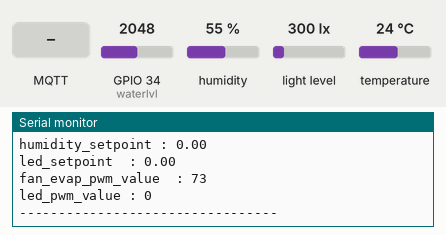
The sketch below on a simulated ESP32. Parts: the last lines printed to the serial monitor. The test bench sets the inputs (shaded band); at power-on: GPIO 34 (waterlvl) = 2048, humidity 55 %, light level 300 lx, temperature 24 °C. WiFi joins after 1.5 s; servers stay silent unless stated; no MQTT or app messages arrive unless stated.

Above: at 2.7 s.
2.8 s: MQTT message "esp32/heater" arrives on the first subscribed topic
At 3.2 s:
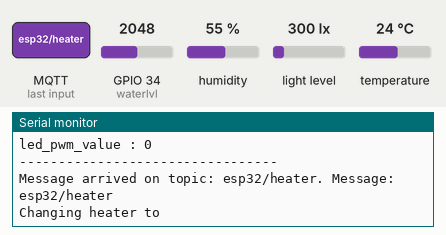
4.3 s: MQTT message "1" arrives on the first subscribed topic
At 4.52 s:
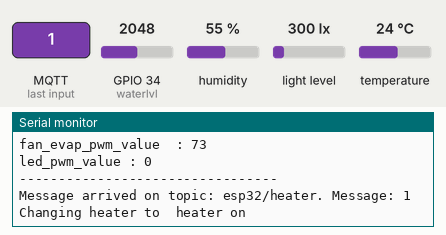
5.8 s: MQTT message "0" arrives on the first subscribed topic
At 6.5 s:
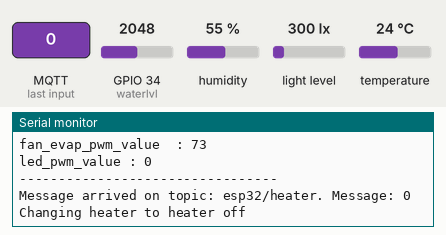
7.3 s: MQTT message "esp32/cooler" arrives on the first subscribed topic
At 7.52 s:
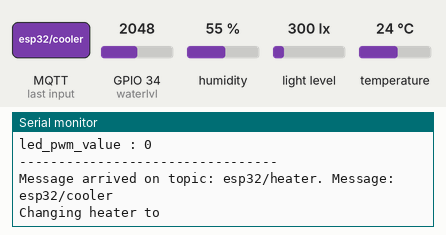
8.8 s: MQTT message "esp32/humidifier" arrives on the first subscribed topic
At 9.5 s:
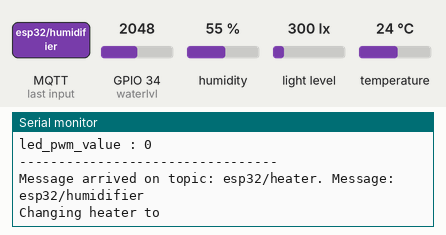
10.3 s: MQTT message "esp32/led" arrives on the first subscribed topic
At 10.52 s:
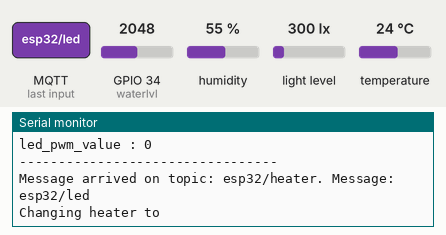

Measured:
- after the input at 2.8 s, the serial monitor: prints a new line at once (image 1)
- after the input at 4.3 s, the serial monitor: prints a new line at once (image 2)
- after the input at 5.8 s, the serial monitor: prints a new line at once (image 3)
- after the input at 7.3 s, the serial monitor: prints a new line at once (image 4)
- after the input at 8.8 s, the serial monitor: prints a new line at once (image 5)
- after the input at 10.3 s, the serial monitor: prints a new line at once (image 6)

The sketch:

ESP-B_18_NOVEMBER.ino
```cpp
#include <WiFi.h>
#include <PubSubClient.h>
#include <Wire.h>

// Replace the next variables with your SSID/Password combination
const char* ssid     = "kuda makan sapi";
const char* password = "sapimakankuda";

// Add your MQTT Broker IP address, example:
const char* mqtt_server = "34.101.153.146";

WiFiClient espClient;
PubSubClient client(espClient);
long lastMsg = 0;
char msg[50];
int value = 0;

 //Variables
bool mode_status = 1; //mode for actuator, AUTO = 1, MANUAL = 0

bool heater_status = 0;
bool compressor_status = 0 ;
bool humidifier_status= 0 ;
bool minipump_status= 0 ;

float temp_sensor=0 ;
float humidity_sensor=0;
float led_sensor =0;
float temp_sensor_ambient=0;
int waterlevel_sensor=0;

float temp_setpoint = 0;
float humidity_setpoint = 0;
float led_setpoint = 0;

int fan_evap_pwm_value=73;
unsigned int led_pwm_value=0;

//------------------------------------------------------------------------------------------------------------

//Sensor
#include <BH1750.h>
#include <Adafruit_SHT31.h>
const int waterlvl = 34;

Adafruit_SHT31 sht31 = Adafruit_SHT31(); //Create an Adafruit SHT31 object
BH1750 lightMeter(0x23);

//Main Function Sensor Reading
void readsensor() {

  float temporary_led;
  if (lightMeter.measurementReady()) {
    temporary_led = lightMeter.readLightLevel();
    if((int(temporary_led) == -1) || (int(temporary_led) == -2)){
    }else{
      led_sensor = temporary_led*1.9952 + 8.3766;
    }
  }

  String test = "nan";
  float temporary_temp = sht31.readTemperature();
  float temporary_humid = sht31.readHumidity();

  if(String(temporary_temp) == test){
  }else{
     temp_sensor = temporary_temp;
  }

  if(String(temporary_humid) == test){
  }else{
     humidity_sensor = temporary_humid;
  }

  int value   = analogRead(waterlvl);// check water level at humidifier tank
  waterlevel_sensor = value; // check water level at humidifier tank

   // MQTT
   char ledsensString[8];
   dtostrf(led_sensor, 1,0, ledsensString);
   client.publish("esp32/ledsens", ledsensString);

   char tempsensString[8];
   dtostrf(temp_sensor, 1,0, tempsensString);
   client.publish("esp32/tempsens", tempsensString);

   char humsensString[8];
   dtostrf(humidity_sensor, 1,0, humsensString);
   client.publish("esp32/humsens", humsensString);

   char watersensString[8];
   itoa(waterlevel_sensor,watersensString,10);
   client.publish("esp32/watersens", watersensString);

}


unsigned long previousTimeReadSensor = millis();
long timeIntervalReadSensor = 1000;

//------------------------------------------------------------------------------------------------------------


void displayserial() {

  Serial.print("Mode (Auto=1, Manual=0) : ");
  Serial.println(mode_status);
  Serial.println();

  Serial.print("heater_status : ");
  Serial.println(heater_status);
  Serial.print("compressor_status : ");
  Serial.println(compressor_status);
  Serial.print("humidifier_status : ");
  Serial.println(humidifier_status);
  Serial.print("minipump_status : ");
  Serial.println(minipump_status);
  Serial.println();

  Serial.print("temp_sensor : ");
  Serial.println(temp_sensor);
  Serial.print("humidity_sensor : ");
  Serial.println(humidity_sensor);
  Serial.print("led_sensor  : ");
  Serial.println(led_sensor);
  Serial.print("waterlevel_sensor : ");
  Serial.println(waterlevel_sensor);
  Serial.print("temp_sensor_ambient : ");
  Serial.println(temp_sensor_ambient);
  Serial.println();

  Serial.print("temp_setpoint : ");
  Serial.println(temp_setpoint);
  Serial.print("humidity_setpoint : ");
  Serial.println(humidity_setpoint);
  Serial.print("led_setpoint  : ");
  Serial.println(led_setpoint);
  Serial.println();

  Serial.print("fan_evap_pwm_value  : ");
  Serial.println(fan_evap_pwm_value);
  Serial.print("led_pwm_value : ");
  Serial.println(led_pwm_value);
  Serial.println();


  Serial.println("---------------------------------");
  Serial.println();
}

unsigned long previousTimeDisplaySerial = millis();
long timeIntervalDisplaySerial = 1000;

//------------------------------------------------------------------------------------------------------------
void setup() {
  Serial.begin(250000);
  setup_wifi();
  client.setServer(mqtt_server, 1883);
  client.setCallback(callback);

  //Sensor
  Wire.begin();
  sht31.begin(0x44); //Aktivasi SHTx31 dengan address 0x44
  lightMeter.begin(BH1750::CONTINUOUS_LOW_RES_MODE);
}
//------------------------------------------------------------------------------------------------------------

void loop() {
if((WiFi.status() != WL_CONNECTED)||(!client.connected())){
    setup_wifi();
    reconnect();
  }
  client.loop();

  unsigned long currentTime = millis();
    if(currentTime - previousTimeReadSensor > timeIntervalReadSensor){
      previousTimeReadSensor = currentTime;
      readsensor();
    }

    if(currentTime - previousTimeDisplaySerial > timeIntervalDisplaySerial){
       previousTimeDisplaySerial = currentTime;
       displayserial();
    }
}


void setup_wifi() {
    delay(10);
// We start by connecting to a WiFi network
    Serial.println();
    Serial.print("Connecting to ");
    Serial.println(ssid);

    WiFi.mode(WIFI_STA);
    WiFi.begin(ssid, password);

    while (WiFi.status() != WL_CONNECTED) {
    delay(500);
    Serial.print(".");
    }

    Serial.println("");
    Serial.println("WiFi connected");
    Serial.println("IP address: ");
    Serial.println(WiFi.localIP());
    }

void callback(char* topic, byte* message, unsigned int length) {
    Serial.print("Message arrived on topic: ");
    Serial.print(topic);
    Serial.print(". Message: ");
    String messageTemp;

    for (int i = 0; i < length; i++) {
     Serial.print((char)message[i]);
     messageTemp += (char)message[i];
    }
    Serial.println();

    if (String(topic) == "esp32/heater") {
     Serial.print("Changing heater to ");
     if(messageTemp == "1"){
      Serial.println(" heater on");
       heater_status = 1;
     }
    else if(messageTemp == "0"){
      Serial.println("heater off");
      heater_status = 0;
    }
  }
  if(String(topic) == "esp32/cooler"){
    Serial.print("Changing cooler to ");
    if(messageTemp == "1"){
      Serial.println("cooler on");
      compressor_status = 1;
    }
    else if(messageTemp == "0"){
      Serial.println("cooler off");
      compressor_status= 0;
    }
  }
  if(String(topic) == "esp32/humidifier"){
    Serial.print("Changing humidifier to ");
    if(messageTemp == "1"){
      Serial.println("humidifier on");
       humidifier_status = 1;
    }
    else if(messageTemp == "0"){
      Serial.println("humidier off");
      humidifier_status= 0;
    }
  }
  if(String(topic) == "esp32/led"){
    Serial.print("Changing led to ");
    led_pwm_value= messageTemp.toInt();
    Serial.println(led_pwm_value);
  }
  if(String(topic) == "esp32/fan"){
    Serial.print("Changing fan to ");
    fan_evap_pwm_value  = messageTemp.toInt();
    Serial.println(fan_evap_pwm_value);
  }
  if(String(topic) == "esp32/mode"){
    Serial.print("Changing mode to ");
    if(messageTemp == "1"){
      Serial.println("automatic");
      mode_status = 1;
    }
    else if(messageTemp == "0"){
      Serial.println("manual");
      mode_status = 0;
    }
  }
   if(String(topic) == "esp32/setpoint_humidity"){
    Serial.print("Changing setpoint humidity to ");
     humidity_setpoint= messageTemp.toInt();
  }
  if(String(topic) == "esp32/setpoint_temperature"){
    Serial.print("Changing temperature to ");
    temp_setpoint  =messageTemp.toInt();
  }
  if(String(topic) == "esp32/setpoint_led"){
    Serial.print("Changing led to ");
    led_setpoint =messageTemp.toInt();
  }
    if(String(topic) == "esp32/watersens"){
    Serial.print("Changing waterlevel to ");
    waterlevel_sensor =messageTemp.toInt();
  }

}
void reconnect() {
  // Loop until we're reconnected
  while (!client.connected( )) {
    Serial.print("Attempting MQTT connection...");
    // Attempt to connect
    WiFi.mode(WIFI_STA);
    if (client.connect("ESPsgc")) {

      Serial.println("connected");
      // Subscribe
      client.subscribe("esp32/heater");
      client.subscribe("esp32/cooler");
      client.subscribe("esp32/humidifier");
      client.subscribe("esp32/led");
      client.subscribe("esp32/fan");
      client.subscribe("esp32/mode");
      client.subscribe("esp32/setpoint_humidity");
      client.subscribe("esp32/setpoint_temperature");
      client.subscribe("esp32/setpoint_light");
      client.subscribe("esp32/ledsens");
      client.subscribe("esp32/tempsens");
      client.subscribe("esp32/humsens");
      client.subscribe("esp32/watersens");
    } else {
      Serial.print("failed, rc=");
      Serial.print(client.state());
      Serial.println(" try again in 5 seconds");
      // Wait 5 seconds before retrying
      delay(5000);
    }
  }
}
```
